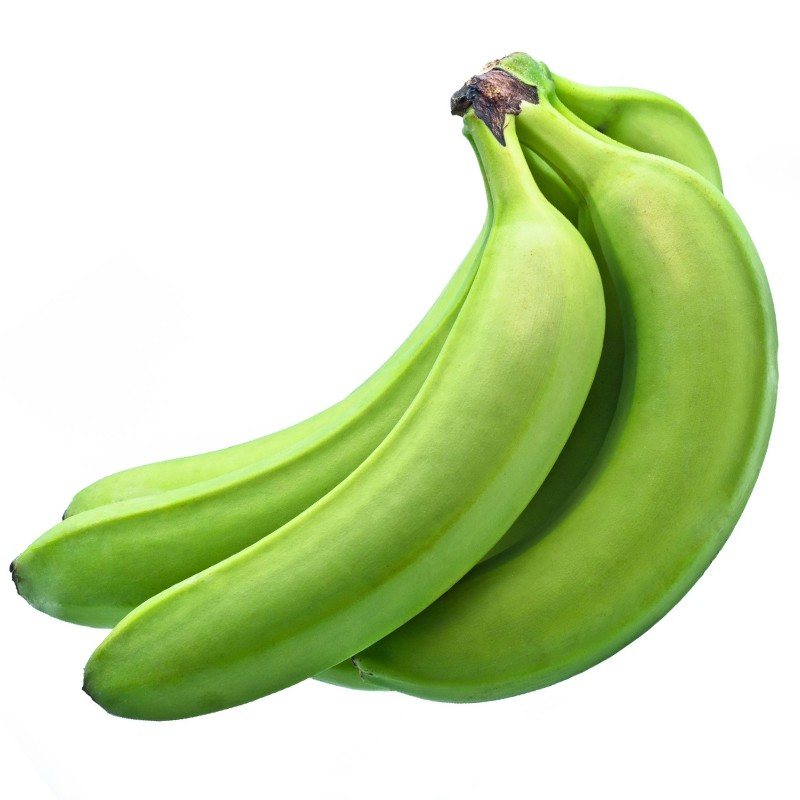
#> input picture images/banano_v2.jpg, 800 x 800 px
$ python preprocessing.py
#> lines starting #> are read from the running program, lines starting #| are printed output that depends on the picture; after the words box and inside, x2 and y2 are one past the last pixel; in counts of white or black regions, pixels touching at a corner belong together
import imutils
import numpy as np
from matplotlib import pyplot as plt
import cv2

# -------------- ORB detector ----------------
def ORB_detector(new_image, image_template):
    # Function that compares input image to template
    # It then returns the number of ORB matches between them

    image1 = cv2.cvtColor(new_image, cv2.COLOR_BGR2GRAY)

    # Create ORB detector with 1000 keypoints with a scaling pyramid factor of 1.2
    orb = cv2.ORB_create(nfeatures = 1000)

    # Detect keypoints of original image
    (kp1, des1) = orb.detectAndCompute(image1, None)
    template_kp = kp1
    # Detect keypoints of rotated image
    (kp2, des2) = orb.detectAndCompute(image_template, None)

    image_template = cv2.drawKeypoints(image_template, kp1, None)
    image1 = cv2.drawKeypoints(image1, kp2, None)

    cv2.namedWindow('ORB Template Keypoints', cv2.WINDOW_NORMAL)
    cv2.resizeWindow('ORB Template Keypoints', 450,450)

    cv2.namedWindow('ORB In Keypoints', cv2.WINDOW_NORMAL)
    cv2.resizeWindow('ORB In Keypoints', 450,450)

    cv2.imshow("ORB Template Keypoints", image_template)
    cv2.imshow("ORB In Keypoints", image1)
    cv2.waitKey(0)

    # Create matcher
    # Note we're no longer using Flannbased matching
    bf = cv2.BFMatcher(cv2.NORM_HAMMING, crossCheck=True)

    # Do matching
    matches = bf.match(des1,des2)

    # Sort the matches based on distance.  Least distance
    # is better
    matches = sorted(matches, key=lambda val: val.distance)

    return len(matches), len(kp1)

#--------------- Detection ------------------------------
def formDetection(image1, image_template):
    height, width = image1.shape[:2]

    image1 = cv2.flip(image1,1)

     # Define ROI Box Dimensions (Note some of these things should be outside the loop)
    top_left_x = width / 3
    top_left_y = (height / 2) + (height / 4)
    bottom_right_x = (width / 3) * 2
    bottom_right_y = (height / 2) - (height / 4)

    # Get number of ORB matches
    matches, template_kp = ORB_detector(image1, image_template)

    # Display status string showing the current no. of matches
    output_string = "Matches = " + str(matches)
    cv2.putText(image1, output_string, (top_left_x + 25 , top_left_y + 100), cv2.FONT_HERSHEY_COMPLEX, 1, (250,0,150), 2)
    print(output_string)
    # Our threshold to indicate object deteciton
    # For new images or lightening conditions you may need to experiment a bit
    # Note: The ORB detector to get the top 1000 matches, 350 is essentially a min 35% match
    threshold = template_kp * 35/100
    print("Threshold: ", threshold)

    # If matches exceed our threshold then object has been detected
    if matches > threshold:
        cv2.namedWindow('Object Detector using ORB', cv2.WINDOW_NORMAL)
        cv2.resizeWindow('Object Detector using ORB', 450,450)
        cv2.rectangle(image1, (top_left_x,top_left_y), (bottom_right_x,bottom_right_y), (0,255,0), 3)
        cv2.putText(image1,'Object Found',(top_left_x + 50 , top_left_y + 25), cv2.FONT_HERSHEY_COMPLEX_SMALL, 1 ,(0,255,0), 2)
        cv2.imshow('Object Detector using ORB', image1)
        cv2.waitKey(0)
        cv2.destroyAllWindows()
        return True
    else:
        cv2.namedWindow('Object Detector using ORB', cv2.WINDOW_NORMAL)
        cv2.resizeWindow('Object Detector using ORB', 450,450)
        cv2.rectangle(image1, (top_left_x,top_left_y), (bottom_right_x,bottom_right_y), (0,0,255), 3)
        cv2.putText(image1,'Object Not Found',(top_left_x + 50 , top_left_y + 25), cv2.FONT_HERSHEY_COMPLEX_SMALL, 1 ,(0,0,255), 2)
        cv2.imshow('Object Detector using ORB', image1)
        cv2.waitKey(0)
        cv2.destroyAllWindows()
        return False

# ---------------- Finding Object to crop it -----------------------------
def colorMask(img):
    img = imutils.resize(img, width = 600)
    verde_bajos_1 = np.array([228, 228, 228], dtype=np.uint8)
    verde_altos_1 = np.array([255, 255, 255], dtype=np.uint8)


    #Detectar los pixeles de la imagen que esten dentro del rango de verdes
    mascara_verde_1 = cv2.inRange(img, verde_bajos_1, verde_altos_1)

    #Filtrar el ruido aplicando un OPEN seguido de un CLOSE
    kernel = np.ones((6, 6), np.uint8)
    mascara_verde_1 = cv2.morphologyEx(mascara_verde_1, cv2.MORPH_CLOSE, kernel)
    mascara_verde_1 = cv2.morphologyEx(mascara_verde_1, cv2.MORPH_OPEN, kernel)

    #Unir las dos mascaras con el comando cv2.add()

    cnts = cv2.findContours(mascara_verde_1.copy(), cv2.RETR_LIST,cv2.CHAIN_APPROX_SIMPLE)[-2]
    contourned = cv2.drawContours(img.copy(), cnts, 0, (0, 0, 255), 2)

    mask = np.zeros_like(img) # Create mask where white is what we want, black otherwise
    cv2.drawContours(mask, cnts, 0, (255, 255, 255), -1) # Draw filled contour in mask
    out = np.zeros_like(img) # Extract out the object and place into output image
    out[mask == 255] = img[mask == 255]

    cv2.namedWindow('Mask', cv2.WINDOW_NORMAL)
    cv2.resizeWindow('Mask', 450,450)
    cv2.namedWindow('Contourned', cv2.WINDOW_NORMAL)
    cv2.resizeWindow('Contourned', 450,450)
    cv2.namedWindow('Cropped', cv2.WINDOW_NORMAL)
    cv2.resizeWindow('Cropped', 450,450)

    #Mostrar la mascara final y la imagen
    cv2.imshow('Mask', mascara_verde_1)
    #cv2.imshow('Camara', img)
    cv2.imshow('Contourned', contourned)
    cv2.imshow('Cropped', out)
    cv2.waitKey(0)
    cv2.destroyAllWindows()
    return out
#----------------- Histograma RGB -----------------------------
def histogram(img):
    color = ('b', 'g', 'r')
    plt.figure()

    for i, c in enumerate(color):
        hist = cv2.calcHist([img],[i],None,[256],[0,256])
        plt.subplot(221 + i)
        plt.grid(True)
        plt.plot(hist, color = c)
        plt.xlim([0, 256])

    plt.show()
    cv2.destroyAllWindows()
    return hist

#------------------------ HOG -------------------------------
def hog(image):
    gray = cv2.cvtColor(image, cv2.COLOR_BGR2GRAY)

    # h x w in pixels
    cell_size = (8, 8)

    # h x w in cells
    block_size = (2, 2)

    # number of orientation bins
    nbins = 9

    # Using OpenCV's HOG Descriptor
    # winSize is the size of the image cropped to a multiple of the cell size
    hog = cv2.HOGDescriptor(_winSize=(gray.shape[1] // cell_size[1] * cell_size[1],
                                  gray.shape[0] // cell_size[0] * cell_size[0]),
                        _blockSize=(block_size[1] * cell_size[1],
                                    block_size[0] * cell_size[0]),
                        _blockStride=(cell_size[1], cell_size[0]),
                        _cellSize=(cell_size[1], cell_size[0]),
                        _nbins=nbins)

    # Create numpy array shape which we use to create hog_feats
    n_cells = (gray.shape[0] // cell_size[0], gray.shape[1] // cell_size[1])

    # We index blocks by rows first.
    # hog_feats now contains the gradient amplitudes for each direction,
    # for each cell of its group for each group. Indexing is by rows then columns.
    hog_feats = hog.compute(gray).reshape(n_cells[1] - block_size[1] + 1,
                            n_cells[0] - block_size[0] + 1,
                            block_size[0], block_size[1], nbins).transpose((1, 0, 2, 3, 4))

    # Create our gradients array with nbin dimensions to store gradient orientations
    gradients = np.zeros((n_cells[0], n_cells[1], nbins))

    # Create array of dimensions
    cell_count = np.full((n_cells[0], n_cells[1], 1), 0, dtype=int)

    # Block Normalization
    for off_y in range(block_size[0]):
        for off_x in range(block_size[1]):
            gradients[off_y:n_cells[0] - block_size[0] + off_y + 1,
                      off_x:n_cells[1] - block_size[1] + off_x + 1] += \
                hog_feats[:, :, off_y, off_x, :]
            cell_count[off_y:n_cells[0] - block_size[0] + off_y + 1,
                       off_x:n_cells[1] - block_size[1] + off_x + 1] += 1

    # Average gradients
    gradients /= cell_count

    # Plot HOGs using Matplotlib
    # angle is 360 / nbins * direction
    color_bins = 5
    plt.pcolor(gradients[:, :, color_bins])
    plt.gca().invert_yaxis()
    plt.gca().set_aspect('equal', adjustable='box')
    plt.colorbar()
    plt.show()
    cv2.destroyAllWindows()
    return gradients


image_template = cv2.imread('../images/banano_v2.jpg', 0)
#> image_template: shape (800, 800); min 6, max 255, mean 208.6
img = cv2.imread('../images/banano_v.jpg')
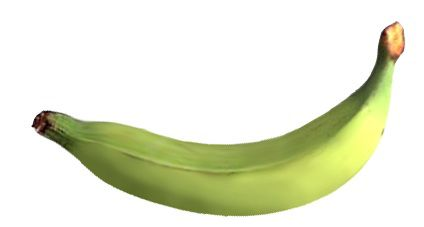
#> input picture images/banano_v.jpg, 424 x 227 px
#> img is the input picture: shape (227, 424, 3); mean B, G, R 209.9, 232.6, 228.9

cv2.namedWindow('Entrada', cv2.WINDOW_NORMAL)
cv2.resizeWindow('Entrada', 450,450)
cv2.imshow("Entrada", img)
cv2.waitKey(0)
cv2.destroyAllWindows()

if img is None or image_template is None:
    print('Could not open or find the images')
    exit(0)

detector = formDetection(img, image_template)
#> in ORB_detector, `image1 = cv2.cvtColor(new_image, cv2.COLOR_BGR2GRAY)`:
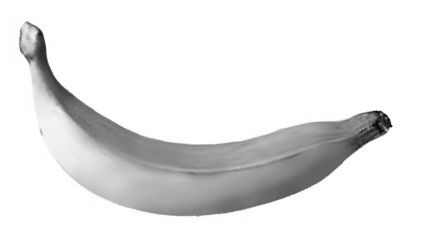
#> image1: shape (227, 424); min 4, max 255, mean 228.9
#> in ORB_detector, `(kp1, des1) = orb.detectAndCompute(image1, None)`: kp1 = 105 keypoints; strongest (x, y, size): (391, 126, 31), (390, 128, 31), (386, 130, 31), (387, 127, 31)
#> in ORB_detector, `template_kp = kp1`: template_kp has the same summary as kp1
#> in ORB_detector, `(kp2, des2) = orb.detectAndCompute(image_template, None)`: kp2 = 836 keypoints; strongest (x, y, size): (452, 113, 37.2), (453, 114, 31), (82, 688, 31), (452, 112, 44.6)
#> in ORB_detector, `matches = bf.match(des1,des2)`: matches = 43 matches
#> in formDetection, `matches, template_kp = ORB_detector(image1, image_template)`: matches = 43; template_kp = 105
#> in formDetection, `output_string = "Matches = " + str(matches)`: output_string = 'Matches = 43'
#| Matches = 43
#> in formDetection, `threshold = template_kp * 35/100`: threshold = 36.75
#| Threshold:  36.75
#> in formDetection, `cv2.putText(image1,'Object Found',(top_left_x + 50 , top_left_y + 25),..`:
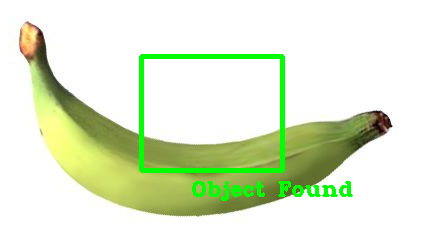
#> image1: shape (227, 424, 3); mean of channels 0, 1, 2 203.6, 234.4, 221.2; drawn as B, G, R
#> detector = True
print("Detector", detector)
#| Detector True
if detector:
    out = colorMask(img)
#> in colorMask, `mascara_verde_1 = cv2.inRange(img, verde_bajos_1, verde_altos_1)`: mascara_verde_1: shape (321, 600); 73.4% white; 1 black region, box (x1, y1, x2, y2) and area: (44, 29, 574, 307) 51301
#> in colorMask, `mascara_verde_1 = cv2.morphologyEx(mascara_verde_1, cv2.MORPH_CLOSE, k..`: mascara_verde_1: shape (321, 600); 73.4% white; 1 black region, box (x1, y1, x2, y2) and area: (46, 32, 575, 308) 51268
#> in colorMask, `mascara_verde_1 = cv2.morphologyEx(mascara_verde_1, cv2.MORPH_OPEN, ke..`:
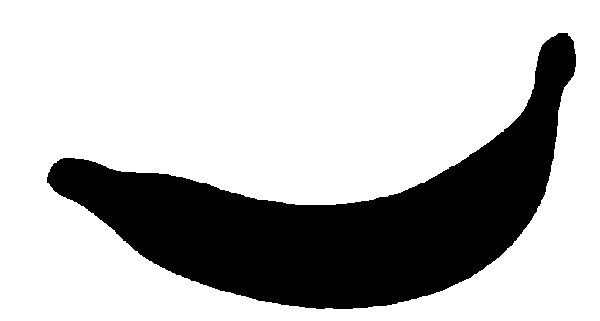
#> mascara_verde_1: shape (321, 600); 73.4% white; 1 black region
#> in colorMask, `cnts = cv2.findContours(mascara_verde_1.copy(), cv2.RETR_LIST,cv2.CHAI..`: cnts = 2 contours; box (x1, y1, x2, y2) and area: (0, 0, 600, 321) 191680, (46, 32, 577, 310) 51906
#> in colorMask, `cv2.drawContours(mask, cnts, 0, (255, 255, 255), -1)`: mask: shape (321, 600, 3); 27.3% white; 1 white region, box (x1, y1, x2, y2) and area: (46, 32, 577, 310) 52547
    hist = histogram(out)
#> in histogram, `plt.show()`:
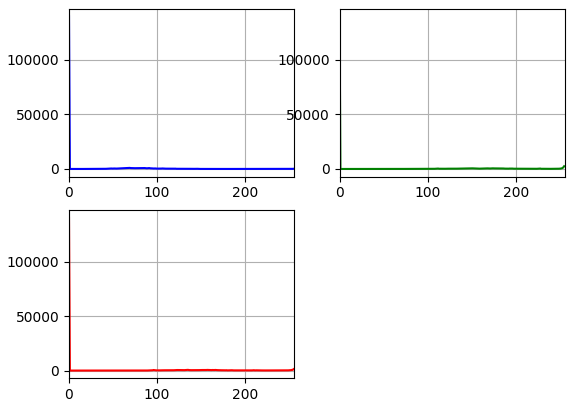
#> figure drawn by matplotlib, 3 panels; panel 1: curve peaks at x = 0, y = 140078; panel 2: curve peaks at x = 0, y = 140056; panel 3: curve peaks at x = 0, y = 140053
#> hist = 256 values, max 140053 at index 0, min 0 at index 1, mean 752.3
    print("Valores del histograma RGB: ", hist)
#> (printed output is left out)
    hog = hog(out)
#> after the loop in hog, `for off_y in range(block_size[0]):`:
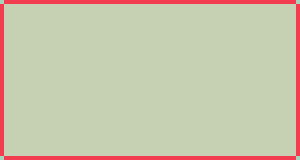
#> cell_count: shape (40, 75, 1) int64 (shown 4 times larger); 3 distinct labels, from 1 to 4; one colour per label, 0 black
#> in hog, `plt.show()`:
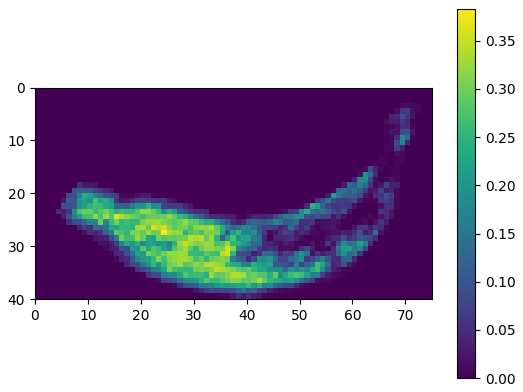
#> figure drawn by matplotlib, 2 panels
    print("Valores del HOG: ", hog)
#> (printed output is left out)
else:
    print("No se han encontrado similitudes")
    exit(0)
